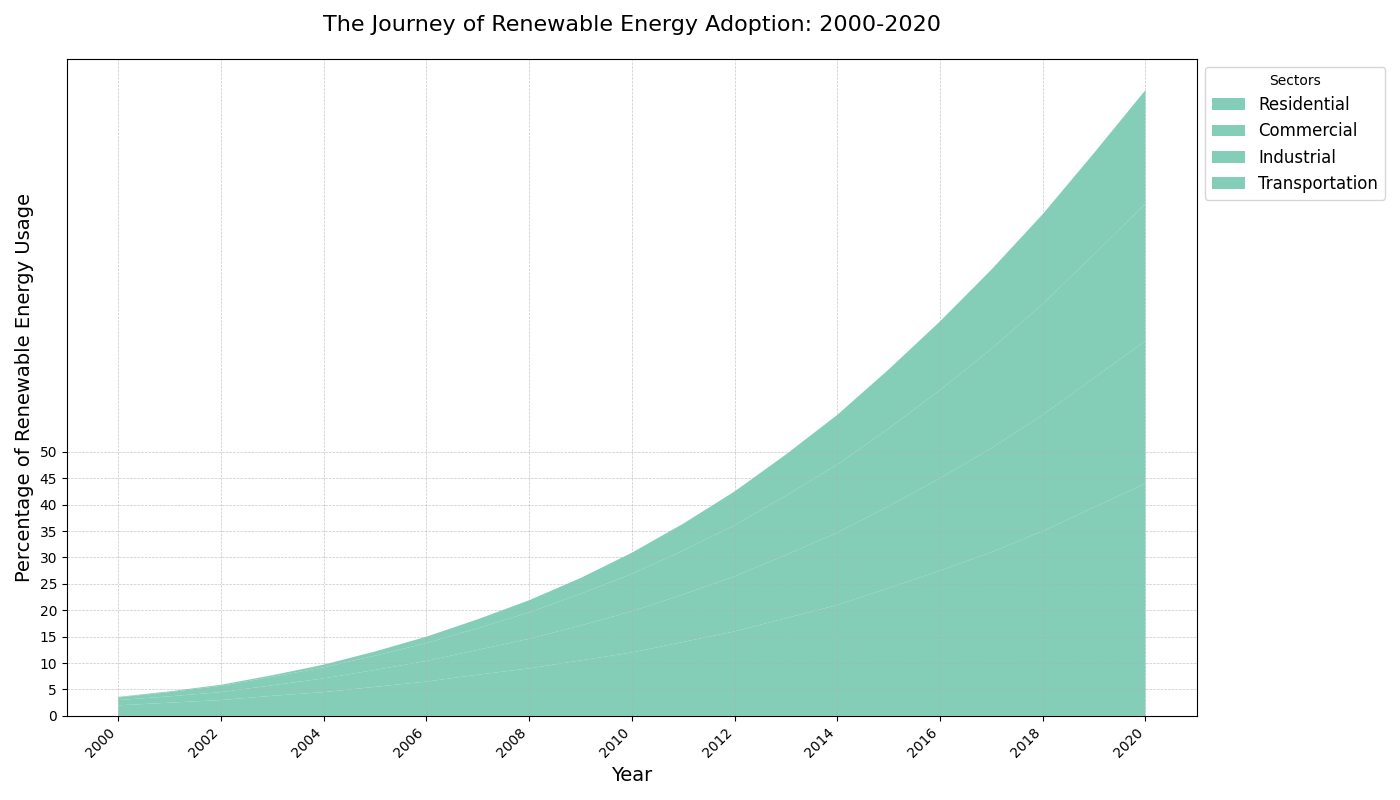

The Python source for this figure:
import matplotlib.pyplot as plt
import numpy as np

years = np.arange(2000, 2021)

residential = [2, 2.5, 3, 3.8, 4.5, 5.5, 6.5, 7.8, 9, 10.5, 12, 14, 16, 18.5, 21, 24.2, 27.5, 31, 35, 39.5, 44]
commercial = [1, 1.2, 1.5, 2, 2.6, 3.2, 3.9, 4.7, 5.6, 6.6, 7.8, 9, 10.4, 12, 13.7, 15.5, 17.5, 19.7, 22, 24.5, 27]
industrial = [0.5, 0.8, 1.2, 1.6, 2.1, 2.7, 3.4, 4.1, 5, 6, 7.1, 8.3, 9.7, 11.2, 12.9, 14.7, 16.7, 18.8, 21, 23.4, 26]
transportation = [0.1, 0.15, 0.2, 0.3, 0.5, 0.8, 1.2, 1.7, 2.3, 3, 4, 5.1, 6.4, 7.8, 9.4, 11.2, 13, 15, 17, 19.2, 21.5]

fig, ax = plt.subplots(figsize=(14, 8))

ax.stackplot(years, residential, commercial, industrial, transportation,
             labels=['Residential', 'Commercial', 'Industrial', 'Transportation'],
             colors=['#66c2a5']*4, alpha=0.8)

ax.set_title("The Journey of Renewable Energy Adoption: 2000-2020", fontsize=16, pad=20)
ax.set_xlabel("Year", fontsize=14)
ax.set_ylabel("Percentage of Renewable Energy Usage", fontsize=14)

ax.grid(True, linestyle='--', linewidth=0.5, alpha=0.7)
ax.set_xticks(years[::2])
ax.set_yticks(np.arange(0, 51, 5))

ax.set_xticklabels(years[::2], rotation=45, ha='right')

ax.legend(loc='upper left', fontsize=12, bbox_to_anchor=(1, 1), title="Sectors")

plt.tight_layout()
plt.show()
